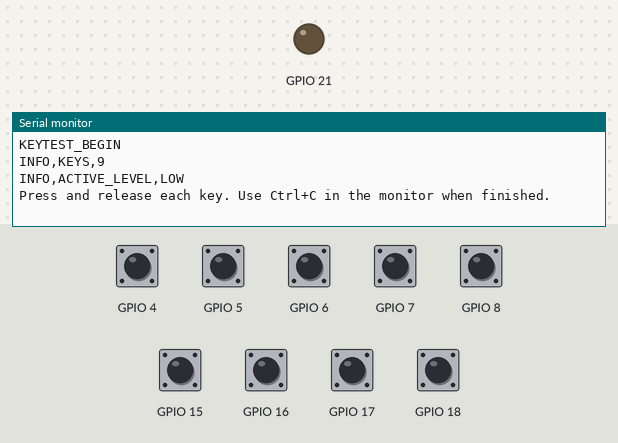
The sketch below on a simulated ESP32. Parts: output pins drawn as LEDs (lit = HIGH), the last lines printed to the serial monitor. The test bench sets the inputs (shaded band); at power-on: GPIO 4–8, GPIO 15–18 HIGH.

Above: at 1.2 s.
1.3 s: GPIO 4 pulled LOW for 0.15 s
At 1.9 s:
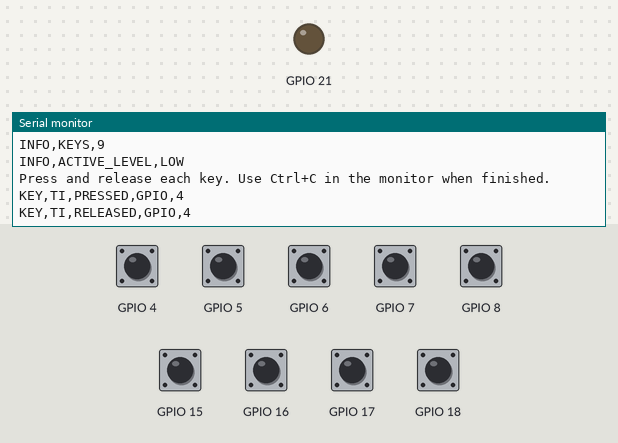
2.9 s: GPIO 5 pulled LOW for 0.15 s
At 4.2 s:
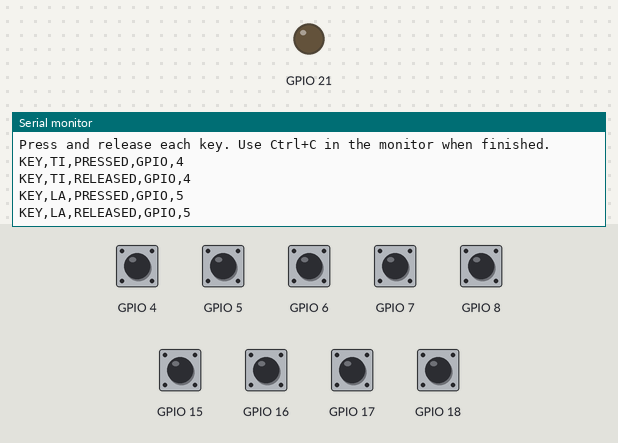
4.5 s: GPIO 6 pulled LOW for 0.15 s
At 5.6 s:
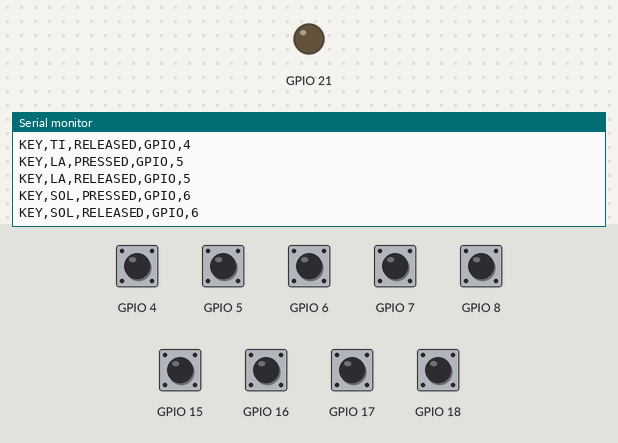
6.1 s: GPIO 7 pulled LOW for 0.15 s
At 6.8 s:
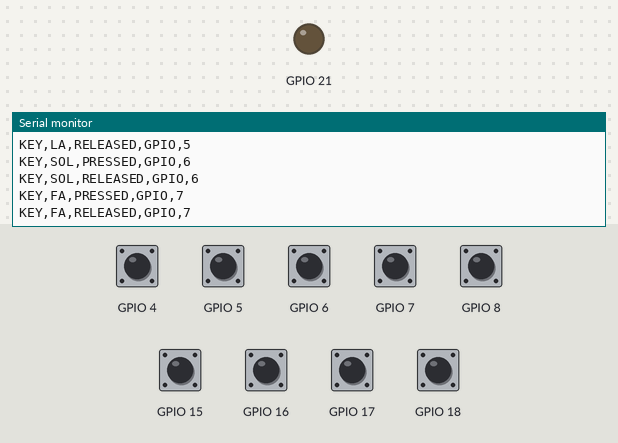
7.7 s: GPIO 8 pulled LOW for 0.15 s
At 9.0 s:
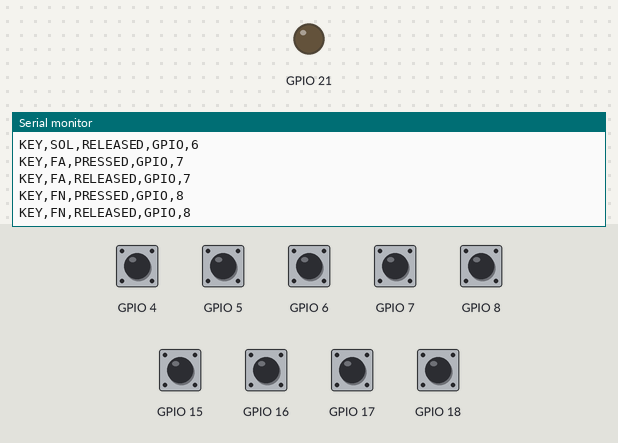
9.3 s: GPIO 15 pulled LOW for 0.15 s
At 10.5 s:
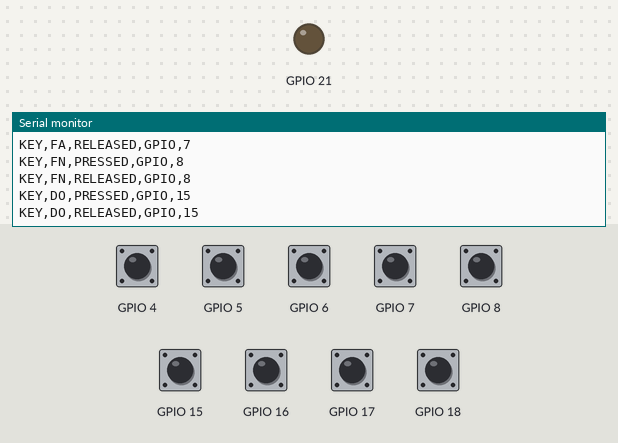

The sketch:

02_keyboard_test.ino
```cpp
#include <MiniSynthPins.h>

struct KeyState {
  const char *name;
  uint8_t pin;
  int stableState;
  int lastSample;
  uint32_t sampleChangedAt;
};

KeyState keys[] = {
  {"DO", MINI_SYNTH_PIN_KEY_DO, HIGH, HIGH, 0},
  {"RE", MINI_SYNTH_PIN_KEY_RE, HIGH, HIGH, 0},
  {"MI", MINI_SYNTH_PIN_KEY_MI, HIGH, HIGH, 0},
  {"FA", MINI_SYNTH_PIN_KEY_FA, HIGH, HIGH, 0},
  {"SOL", MINI_SYNTH_PIN_KEY_SOL, HIGH, HIGH, 0},
  {"LA", MINI_SYNTH_PIN_KEY_LA, HIGH, HIGH, 0},
  {"TI", MINI_SYNTH_PIN_KEY_TI, HIGH, HIGH, 0},
  {"PLAY_STOP", MINI_SYNTH_PIN_KEY_PLAY_STOP, HIGH, HIGH, 0},
  {"FN", MINI_SYNTH_PIN_KEY_FN, HIGH, HIGH, 0},
};

constexpr size_t KEY_COUNT = sizeof(keys) / sizeof(keys[0]);
constexpr uint32_t DEBOUNCE_MS = 15;

void setup() {
  pinMode(MINI_SYNTH_PIN_AMP_CTRL, OUTPUT);
  digitalWrite(MINI_SYNTH_PIN_AMP_CTRL, MINI_SYNTH_AMP_DISABLE_LEVEL);

  for (size_t i = 0; i < KEY_COUNT; ++i) {
    pinMode(keys[i].pin, MINI_SYNTH_KEY_PIN_MODE);
    const int state = digitalRead(keys[i].pin);
    keys[i].stableState = state;
    keys[i].lastSample = state;
    keys[i].sampleChangedAt = millis();
  }

  Serial.begin(115200);
  const uint32_t waitStarted = millis();
  while (!Serial && millis() - waitStarted < 3000) {
    delay(10);
  }

  Serial.println();
  Serial.println("KEYTEST_BEGIN");
  Serial.println("INFO,KEYS,9");
  Serial.println("INFO,ACTIVE_LEVEL,LOW");
  Serial.println("Press and release each key. Use Ctrl+C in the monitor when finished.");
}

void loop() {
  const uint32_t now = millis();

  for (size_t i = 0; i < KEY_COUNT; ++i) {
    const int sample = digitalRead(keys[i].pin);

    if (sample != keys[i].lastSample) {
      keys[i].lastSample = sample;
      keys[i].sampleChangedAt = now;
    }

    if (sample != keys[i].stableState && now - keys[i].sampleChangedAt >= DEBOUNCE_MS) {
      keys[i].stableState = sample;
      Serial.printf("KEY,%s,%s,GPIO,%u\n",
                    keys[i].name,
                    sample == MINI_SYNTH_KEY_ACTIVE_LEVEL ? "PRESSED" : "RELEASED",
                    keys[i].pin);
    }
  }

  delay(1);
}
```

Measured:
- after the input at 1.3 s, the serial monitor: prints a new line at once (image 1)
- after the input at 2.9 s, the serial monitor: prints a new line at once (image 2)
- after the input at 4.5 s, the serial monitor: prints a new line at once (image 3)
- after the input at 6.1 s, the serial monitor: prints a new line at once (image 4)
- after the input at 7.7 s, the serial monitor: prints a new line at once (image 5)
- after the input at 9.3 s, the serial monitor: prints a new line at once (image 6)
